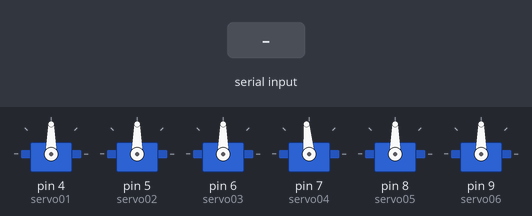
A sketch run on a simulated Arduino Uno, built with avr-gcc and run on an emulated ATmega328P. Parts: 6 × servo. Inputs (shaded band) come from the test bench. What the sketch prints to the serial monitor is not drawn.

Above: at 1.2 s.
1.3 s: "w" received over Serial
At 1.6 s:
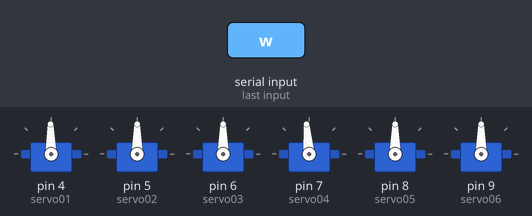
2.8 s: byte 106 ('j') received over Serial
At 3.9 s:
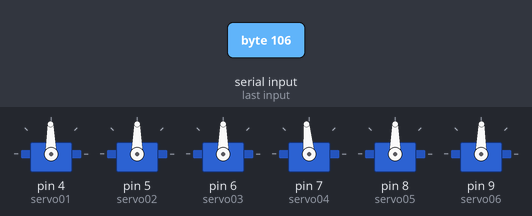
4.3 s: byte 98 ('b') received over Serial
At 5.3 s:
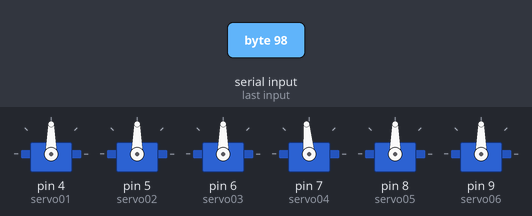
5.9 s: "s" received over Serial
At 6.3 s:
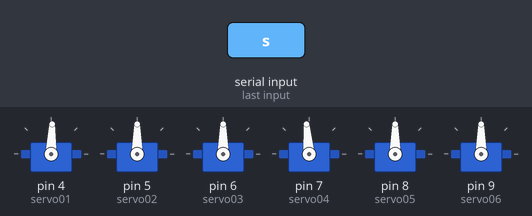
Timing chart, 0 to 8.4 s (numbered marks = the images above; inputs shaded):
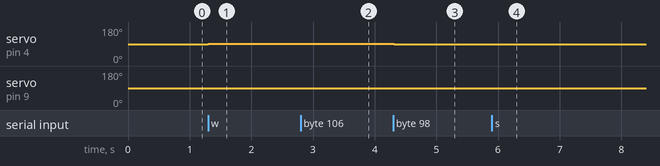

The sketch:

Serial_motor_control.ino
```cpp
#include <Servo.h>

Servo servo01;
Servo servo02;
Servo servo03;
Servo servo04;
Servo servo05;
Servo servo06;

int servo1Pos, servo2Pos, servo3Pos, servo4Pos, servo5Pos, servo6Pos; // current position
int speedDelay = 20;
int m = 0;

void setup() {
  servo01.attach(4);
  servo02.attach(5);
  servo03.attach(6);
  servo04.attach(7);
  servo05.attach(8);
  servo06.attach(9);
  Serial.begin(9600);

  servo1Pos = 90;
  servo01.write(servo1Pos);
  servo2Pos = 90;
  servo02.write(servo2Pos);
  servo3Pos = 90;
  servo03.write(servo3Pos);
  servo4Pos = 95;
  servo04.write(servo4Pos);
  servo5Pos = 90;
  servo05.write(servo5Pos);
  servo6Pos = 90;
  servo06.write(servo6Pos);
}

void loop() {
  if (Serial.available() > 0) {
    char dataIn = Serial.read();

    if (dataIn == 'w') {
      servo1Pos++;
      servo01.write(servo1Pos);
      Serial.print("s1 증가 :");
      Serial.println(servo1Pos);
    } else if (dataIn == 's') {
      servo1Pos--;
      servo01.write(servo1Pos);
      Serial.print("s1 감소 :");
      Serial.println(servo1Pos);
    } else if (dataIn == 'e') {
      servo2Pos++;
      servo02.write(servo2Pos);
      Serial.print("s2 증가 :");
      Serial.println(servo2Pos);
    } else if (dataIn == 'd') {
      servo2Pos--;
      servo02.write(servo2Pos);
      Serial.print("s2 감소 :");
      Serial.println(servo2Pos);
    } else if (dataIn == 'r') {
      servo3Pos++;
      servo03.write(servo3Pos);
      Serial.print("s3 증가 :");
      Serial.println(servo3Pos);
    } else if (dataIn == 'f') {
      servo3Pos--;
      servo03.write(servo3Pos);
      Serial.print("s3 감소 :");
      Serial.println(servo3Pos);
    } else if (dataIn == 't') {
      servo4Pos++;
      servo04.write(servo4Pos);
      Serial.print("s4 증가 :");
      Serial.println(servo4Pos);
    } else if (dataIn == 'g') {
      servo4Pos--;
      servo04.write(servo4Pos);
      Serial.print("s4 감소 :");
      Serial.println(servo4Pos);
    } else if (dataIn == 'y') {
      servo5Pos++;
      servo05.write(servo5Pos);
      Serial.print("s5 증가 :");
      Serial.println(servo5Pos);
    } else if (dataIn == 'h') {
      servo5Pos--;
      servo05.write(servo5Pos);
      Serial.print("s5 감소 :");
      Serial.println(servo5Pos);
    } else if (dataIn == 'u') {
      servo6Pos++;
      servo06.write(servo6Pos);
      Serial.print("s6 증가 :");
      Serial.println(servo6Pos);
    } else if (dataIn == 'j') {
      servo6Pos--;
      servo06.write(servo6Pos);
      Serial.print("s6 감소 :");
      Serial.println(servo6Pos);
    } else if (dataIn == 'b') {
      basic_smooth();
    }
  }
}

void basic_smooth() {
  moveServo(servo01, servo1Pos, 90);
  moveServo(servo02, servo2Pos, 90);
  moveServo(servo03, servo3Pos, 90);
  moveServo(servo04, servo4Pos, 95);
  moveServo(servo05, servo5Pos, 90);
  moveServo(servo06, servo6Pos, 90);
}

void moveServo(Servo& servo, int& currentPos, int targetPos) {
  if (currentPos < targetPos) {
    for (; currentPos <= targetPos; currentPos++) {
      servo.write(currentPos);
      delay(15);
    }
  } else {
    for (; currentPos >= targetPos; currentPos--) {
      servo.write(currentPos);
      delay(15);
    }
  }
}
```

Measured:
- after the input at 1.3 s, servo on pin 4 (servo01): 90° → 91° at once
- after the input at 2.8 s, servo on pin 9 (servo06): 90° → 89° at once
- after the input at 4.3 s, servo on pin 4 (servo01): 91° → 90° at once; servo on pin 9 (servo06): 89° → 90° after 0.11 s
- after the input at 5.9 s, servo on pin 4 (servo01): 90° → 88° at once
